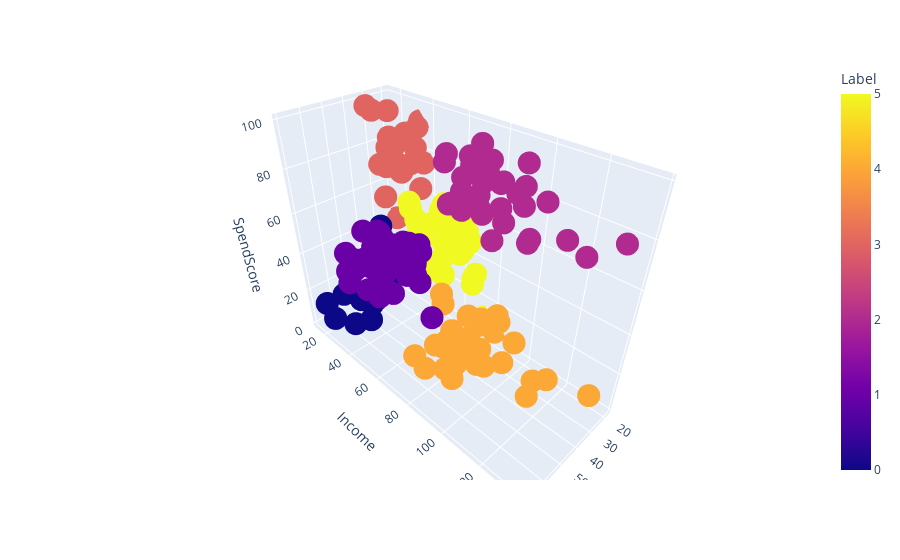

The notebook cell saved with this chart:
### Markdown cell above
### Restart and run all cells

### Code cell
import plotly.express as px
fig = px.scatter_3d(data_frame=X, x='Age', y='Income', z='SpendScore', color='Label')
fig.show()

### Figure 1 — Plotly figure (JSON) as saved in the notebook; plotly's stock layout.template omitted (floating-point values rounded to 4 significant figures; data arrays with more than 128 entries replaced by an {"elided": "..."} marker saying what was removed)
{"data": [{"hovertemplate": "Age=%{x}<br>Income=%{y}<br>SpendScore=%{z}<br>Label=%{marker.color}<extra></extra>", "legendgroup": "", "marker": {"color": {"elided": "200 int values"}, "coloraxis": "coloraxis", "symbol": "circle"}, "mode": "markers", "name": "", "scene": "scene", "showlegend": false, "type": "scatter3d", "x": {"elided": "200 int values"}, "y": {"elided": "200 int values"}, "z": {"elided": "200 int values"}}], "layout": {"coloraxis": {"colorbar": {"title": {"text": "Label"}}, "colorscale": [[0, "#0d0887"], [0.1111, "#46039f"], [0.2222, "#7201a8"], [0.3333, "#9c179e"], [0.4444, "#bd3786"], [0.5556, "#d8576b"], [0.6667, "#ed7953"], [0.7778, "#fb9f3a"], [0.8889, "#fdca26"], [1, "#f0f921"]]}, "legend": {"tracegroupgap": 0}, "margin": {"t": 60}, "scene": {"domain": {"x": [0, 1], "y": [0, 1]}, "xaxis": {"title": {"text": "Age"}}, "yaxis": {"title": {"text": "Income"}}, "zaxis": {"title": {"text": "SpendScore"}}}}}
